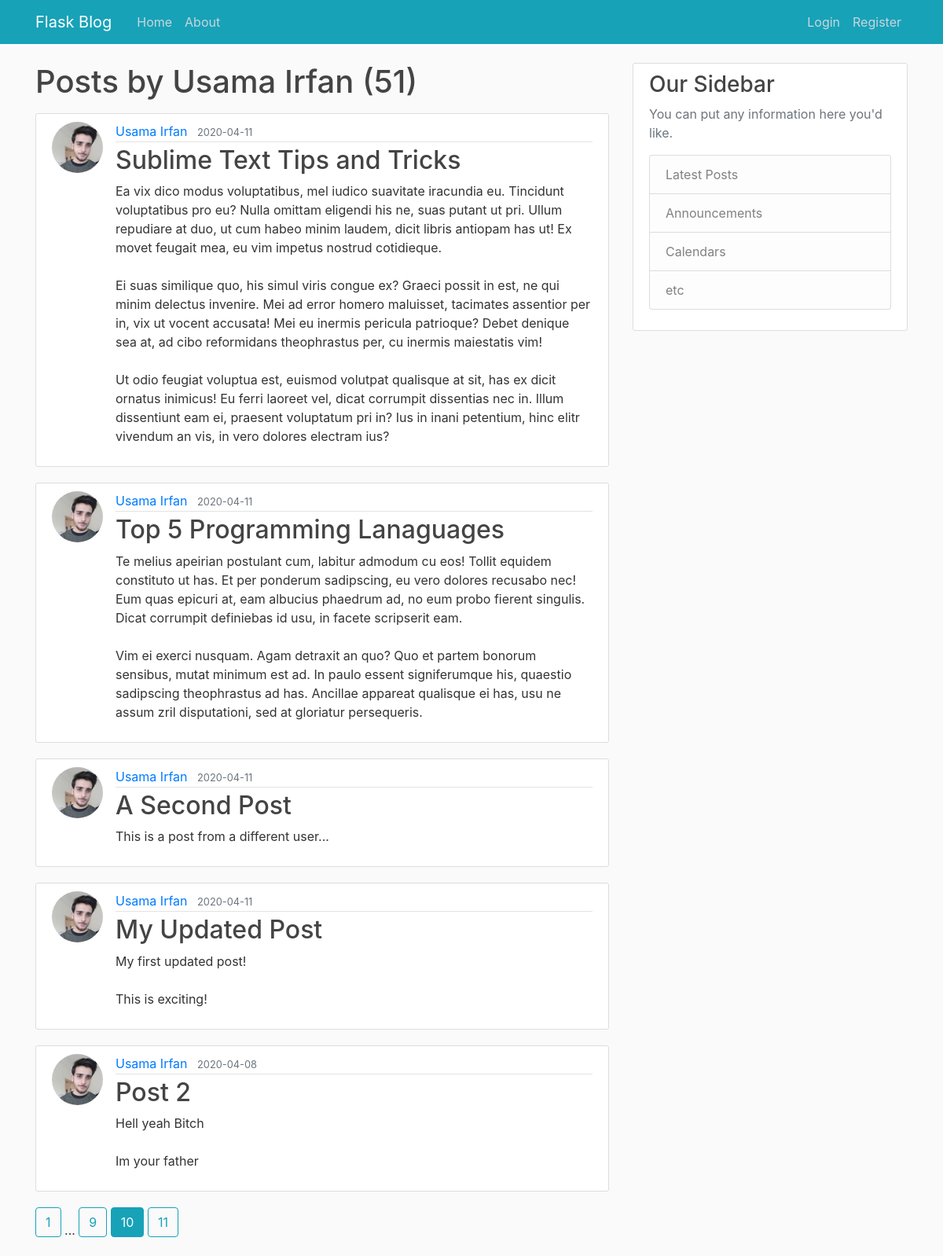
The app's page /user/Usama Irfan?page=10 with its own data.
### flaskblog/models.py (models this page shows, shortened)
class User(db.Model, UserMixin):
    id = db.Column(db.Integer, primary_key=True)
    username = db.Column(db.String(20), unique=True, nullable=False)
    email = db.Column(db.String(120), unique=True, nullable=False)
    image_file = db.Column(db.String(20), nullable=False, default='default.jpg')
    password = db.Column(db.String(60), nullable=False)
    posts = db.relationship('Post', backref='author', lazy=True)

class Post(db.Model):
    id = db.Column(db.Integer, primary_key=True)
    title = db.Column(db.String(100), nullable=False)
    date_posted = db.Column(db.DateTime, nullable=False, default=datetime.utcnow)
    content = db.Column(db.Text, nullable=False)
    user_id = db.Column(db.Integer, db.ForeignKey('user.id'), nullable=False)

### flaskblog/users/routes.py (the view)
@users.route("/user/<string:username>")
def user_posts(username):
    page = request.args.get('page', 1, type=int)
    user = User.query.filter_by(username=username).first_or_404()
    posts = Post.query.filter_by(author=user)\
        .order_by(Post.date_posted.desc())\
        .paginate(page=page, per_page=5)
    return render_template('user_posts.html', posts=posts, user=user)

### flaskblog/templates/user_posts.html
{% extends "layout.html" %}
{% block content%}
    <h1 class="mb-3">Posts by {{ user.username }} ({{ posts.total }})</h1>
    {% for post in posts.items %}
    <article class="media content-section">
      <img class="rounded-circle article-img" src="{{ url_for('static', filename='profile_pics/' + post.author.image_file) }}">
        <div class="media-body">
          <div class="article-metadata">
            <a class="mr-2" href="{{ url_for('posts.user_posts', username=post.author.username) }}">{{ post.author.username }}</a>
            <small class="text-muted">{{ post.date_posted.strftime('%Y-%m-%d') }}</small>
          </div>
          <h2><a class="article-title" href="{{ url_for('posts.post', post_id=post.id)}}">{{ post.title }}</a></h2>
          <p class="article-content">{{ post.content }}</p>
        </div>
      </article>
    {% endfor %}
    {% for page_num in posts.iter_pages(left_edge=1, right_edge=1, left_current=1, right_current=2) %}
      {% if page_num %}
        {% if posts.page == page_num %}
          <a class="btn btn-info mb-4" href="{{ url_for('users.user_posts', username=user.username, page=page_num) }}">{{ page_num }}</a>
        {% else %}
          <a class="btn btn-outline-info mb-4" href="{{ url_for('users.user_posts', username=user.username, page=page_num) }}">{{ page_num }}</a>
        {% endif %}
      {% else %}
        ...
      {% endif %}
    {% endfor %}
{% endblock content %}

### flaskblog/static/main.css (style rules this page uses)
body { background: #fafafa; color: #333333; margin-top: 5rem; }
h1, h2, h3, h4, h5, h6 { color: #444444; }
.content-section { background: #ffffff; padding: 10px 20px; border: 1px solid #dddddd; border-radius: 3px; margin-bottom: 20px; }
.article-title { color: #444444; }
.article-content { white-space: pre-line; }
.article-img { height: 65px; width: 65px; margin-right: 16px; }
.article-metadata { padding-bottom: 1px; margin-bottom: 4px; border-bottom: 1px solid #e3e3e3 }

### records on screen
User: username "Usama Irfan"
Post: image_file (picture), author.username "Usama Irfan", date_posted "2020-04-11", title "Sublime Text Tips and Tricks", content "Ea vix dico modus voluptatibus, mel iudico suavitate iracundia eu. Tincidunt voluptatibus pro eu? Nulla omittam eligendi his ne, suas putant ut pri. Ullum repudiare at duo, ut cum habeo minim laudem, dicit libris antiopam has ut! Ex movet feugait mea, eu vim impetus nostrud cotidieque. Ei suas similique quo, his simul viris congue ex? Graeci possit in est, ne qui minim delectus invenire. Mei ad error homero maluisset, tacimates assentior per in, vix ut vocent accusata! Mei eu inermis pericula patrioque? Debet denique sea at, ad cibo reformidans theophrastus per, cu inermis maiestatis vim! Ut odio feugiat voluptua est, euismod volutpat qualisque at sit, has ex dicit ornatus inimicus! Eu…"
Post: image_file (picture), author.username "Usama Irfan", date_posted "2020-04-11", title "Top 5 Programming Lanaguages", content "Te melius apeirian postulant cum, labitur admodum cu eos! Tollit equidem constituto ut has. Et per ponderum sadipscing, eu vero dolores recusabo nec! Eum quas epicuri at, eam albucius phaedrum ad, no eum probo fierent singulis. Dicat corrumpit definiebas id usu, in facete scripserit eam. Vim ei exerci nusquam. Agam detraxit an quo? Quo et partem bonorum sensibus, mutat minimum est ad. In paulo essent signiferumque his, quaestio sadipscing theophrastus ad has. Ancillae appareat qualisque ei has, usu ne assum zril disputationi, sed at gloriatur persequeris."
Post: image_file (picture), author.username "Usama Irfan", date_posted "2020-04-11", title "A Second Post", content "This is a post from a different user..."
Post: image_file (picture), author.username "Usama Irfan", date_posted "2020-04-11", title "My Updated Post", content "My first updated post! This is exciting!"
Post: image_file (picture), author.username "Usama Irfan", date_posted "2020-04-08", title "Post 2", content "Hell yeah Bitch Im your father"

### other values on screen
{{ posts.total }} "51"
{{ page_num }} "1" "9" "11"
{{ page_num }} "10"
